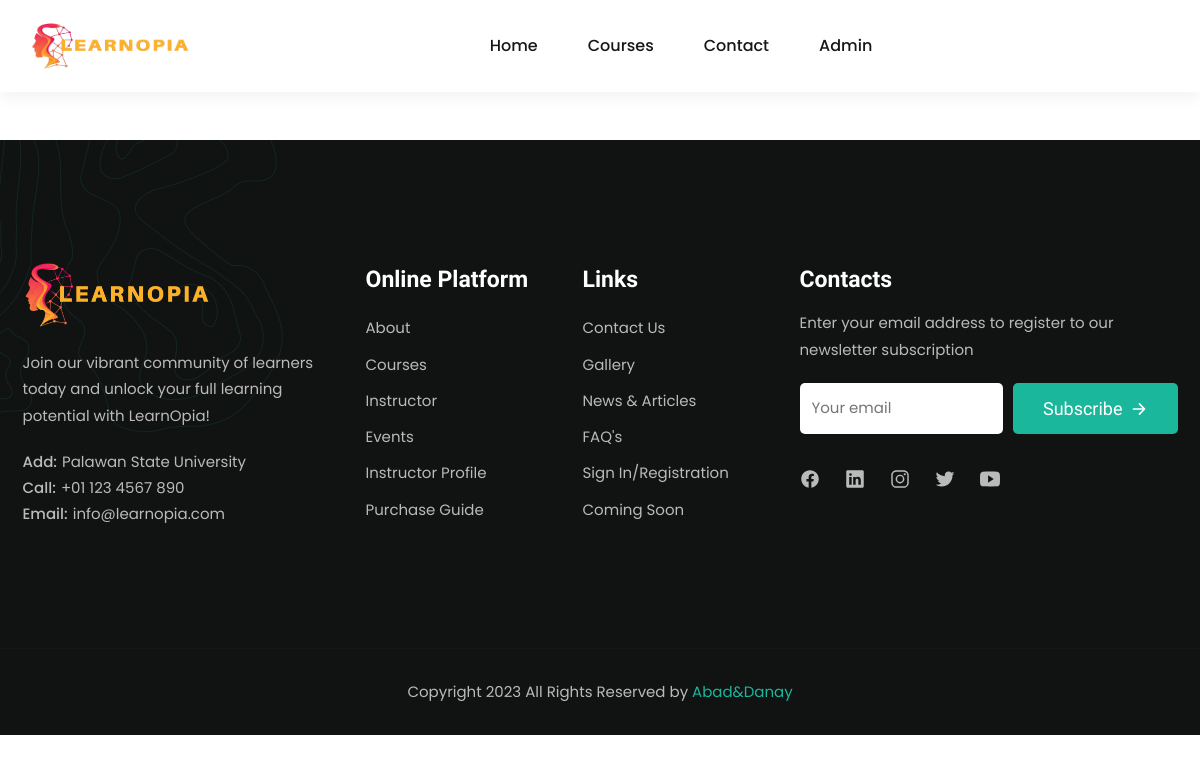
/admin.php, run on an earlier commit of the app's database.
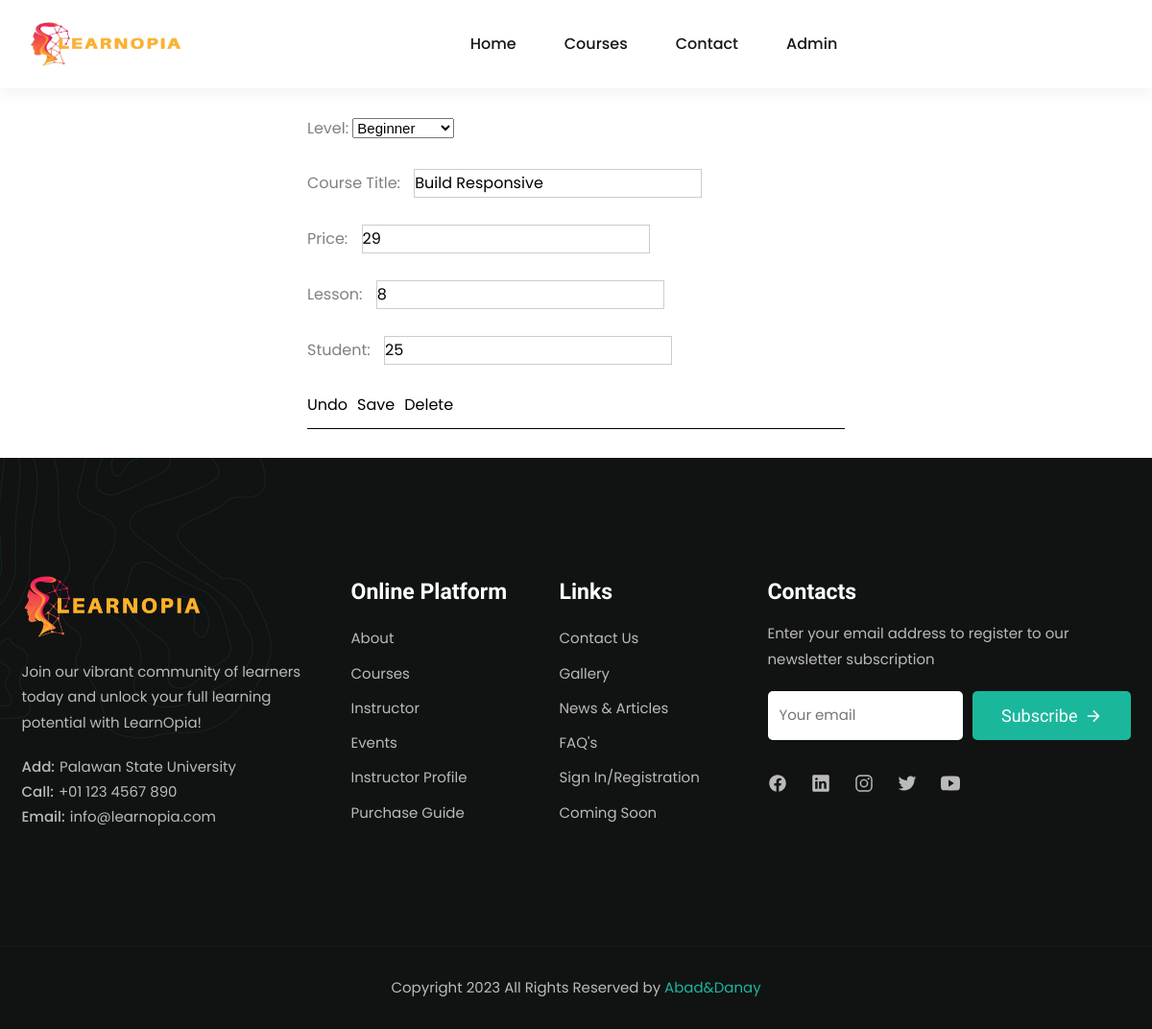
And on a later commit of the database.
### tables this page shows
CREATE TABLE `data` (
  `id` int(100) NOT NULL,
  `level` varchar(50) NOT NULL,
  `course` varchar(100) NOT NULL,
  `price` decimal(10,0) NOT NULL,
  `lessons` varchar(100) NOT NULL,
  `students` varchar(100) NOT NULL
);

### admin.php (the view, shortened to what this page needs)
<!DOCTYPE html>
<html lang="en">
<head>
  <link rel="stylesheet" href="./assets/css/style.css">
  <link rel="stylesheet" href="./assets/css/admin.css">
</head>
<body id="top" style="padding-top: 100px;">
  <header class="header" data-header>
    <div class="container">
      <img src="./assets/images/learnopia.png" width="162" height="50" alt="EduWeb logo">
      <nav class="navbar" data-navbar>
        <ul class="navbar-list">
          <li class="navbar-item">
            <a href="#" class="navbar-link" data-nav-link>Home</a>
          </li>
          <li class="navbar-item">
            <a href="#" class="navbar-link" data-nav-link>Courses</a>
          </li>
          <li class="navbar-item">
            <a href="#" class="navbar-link" data-nav-link>Contact</a>
          </li>
          <li class="navbar-item dropdown">
            <a href="#" class="navbar-link">Admin</a>
          </li>
        </ul>
      </nav>
</div>
</header>
<div class="admin-container">
  <div class="admin-content">
    <?php
    include ('connection.php');
    $query = "SELECT * FROM `data`";
    $result = mysqli_query($conn, $query);
    while ($row = mysqli_fetch_array($result)) {
      echo "<form method='POST' action='admin.php'>
          <label for='level'>Level:</label>
          <select id='level' name='level' style='font-size: 15px;'>
            <option value='". $row['level']. "'>" . $row['level'] . "</option>
            <option value='Beginner'>Beginner</option>
            <option value='Intermediate'>Intermediate</option>
            <option value='Advanced'>Advanced</option>
          </select>
          <br><br>
          <label for='CourseTitle' style='display: inline-block; margin-right: 10px;'>Course Title:</label>
          <input type='text' id='CourseTitle' name='course' value='".$row['course']."' style='width: 300px; border: 1px solid #ccc; display: inline-block;' require>
          <br><br>
          <label for='price' style='display: inline-block; margin-right: 10px;'>Price:</label>
          <input type='text' id='price' name='price' value='".$row['price']."' style='width: 300px; border: 1px solid #ccc; display: inline-block;' require>
          <br><br>
          <label for='lessons' style='display: inline-block; margin-right: 10px;'>Lesson:</label>
          <input type='text' id='lessons' name='lessons' value='".$row['lessons']."' style='width: 300px; border: 1px solid #ccc; display: inline-block;' require>
          <br><br>
          <label for='students' style='display: inline-block; margin-right: 10px;'>Student:</label>
          <input type='text' id='students' name='students' value='".$row['students']."' style='width: 300px; border: 1px solid #ccc; display: inline-block;' require>
          <br><br>
          <div style='display: flex; justify-content: flex-start; gap: 10px;'>
        <button class='btn_undo'type='submit' name='undo' >Undo</button>
        <button class='btn_save'type='submit' name='update'>Save</button>
        <button class='btn_del'type='submit' name='delete' >Delete</button>
        <input type='hidden' name='id' value='".$row['id']."'>
      </div>
      <div class='black-line' style='height: 1px; background-color: black; margin: 10px 0;'></div>
      </form>";
    }
    ?>
    </div>
    </div>
<div>
  <footer>
    <?php include 'footer.php'; ?>
  </footer>
</body>
</html>

What changed in the data, as far as the page shows it:
added data: level "Beginner", course "Build Responsive", price "29", lessons "8", students "25"
